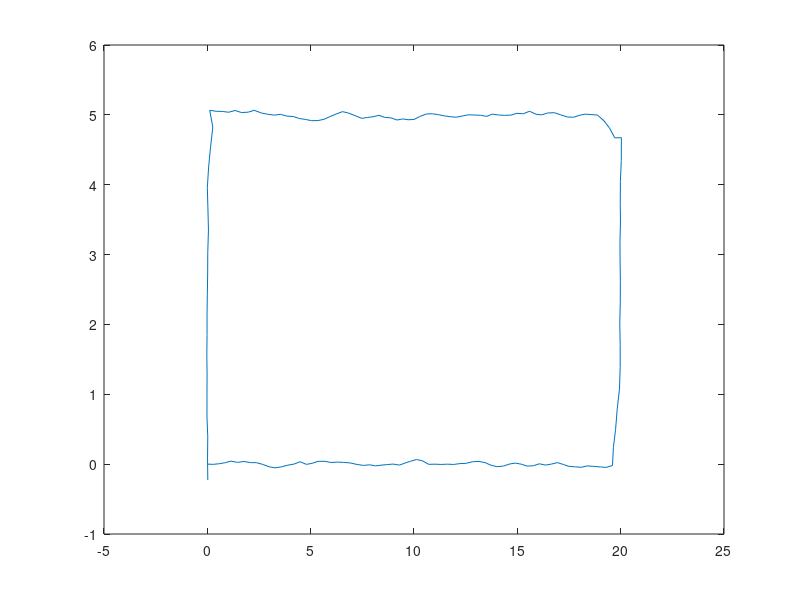

Write the MATLAB code that produced this figure.
r = 1;
K_STEER = 1;
dt = 0.1;
L = 0.3;
A = eye(3);
cov_dist = [0.02 0 0;
            0 0.02 0;
            0 0 pi/180;].^2;

u = [];
T = 1:dt:20;

for k = 1:length(T)
   u(:,k) = [3;
             (10-T(k))*pi/180];
end


x = zeros(3,1);

[REx, Rex] = eig(cov_dist);

points_x = [0, 20, 20, 0, 0];
points_y = [0, 0,   5, 5, -1];

for k = 1:length(T)
    % Controller
    path_ang = atan2(points_y(2) - points_y(1),...
                     points_x(2) - points_x(1));
    curr_ang = atan2(x(2,k) - points_y(1),...
                     x(1,k) - points_x(1));
    diff_ang = path_ang - curr_ang;
    
    distance = sqrt((x(2,k) - points_y(1))^2 + (x(1,k) - points_x(1))^2);

    err_d = distance * sin(diff_ang);
    diff_dist = distance*cos(diff_ang) - sqrt((points_y(2) - points_y(1))^2 + (points_x(2) - points_x(1))^2);

    carrot_x = (distance*cos(diff_ang) + r)*cos(path_ang) + points_x(1);
    carrot_y = (distance*cos(diff_ang) + r)*sin(path_ang) + points_y(1);
    if (diff_dist + r > 0)
        if (size(points_x) > 3)
            path2_ang = atan2(points_y(3) - points_y(2),...
                              points_x(3) - points_x(2));
            carrot_x = (diff_dist)*cos(path2_ang) + points_x(2);
            carrot_y = (diff_dist)*sin(path2_ang) + points_y(2);
        else
            carrot_x = points_x(2);
            carrot_y = points_y(2);
        end
    end
    
    if (abs(diff_dist) < r)
        points_x = points_x(2:end);
        points_y = points_y(2:end);
        if (size(points_x) == 1)
            break;
        end
    end
    
    carr_ang =  atan2(carrot_y - x(2,k),...
                      carrot_x - x(1,k));
    err_h = carr_ang - x(3,k);
    u(2,k) = K_STEER * err_h;

	% Motion Model
    Ex = REx*sqrt(Rex)*randn(3,1);
    Bu = [cos(x(3,k));
          sin(x(3,k));
          tan(u(2,k))/L;]*u(1,k)*dt;

    x(:, k+1) = A*x(:, k) + Bu + Ex;
end

figure(1);
plot(x(1,:), x(2,:))
